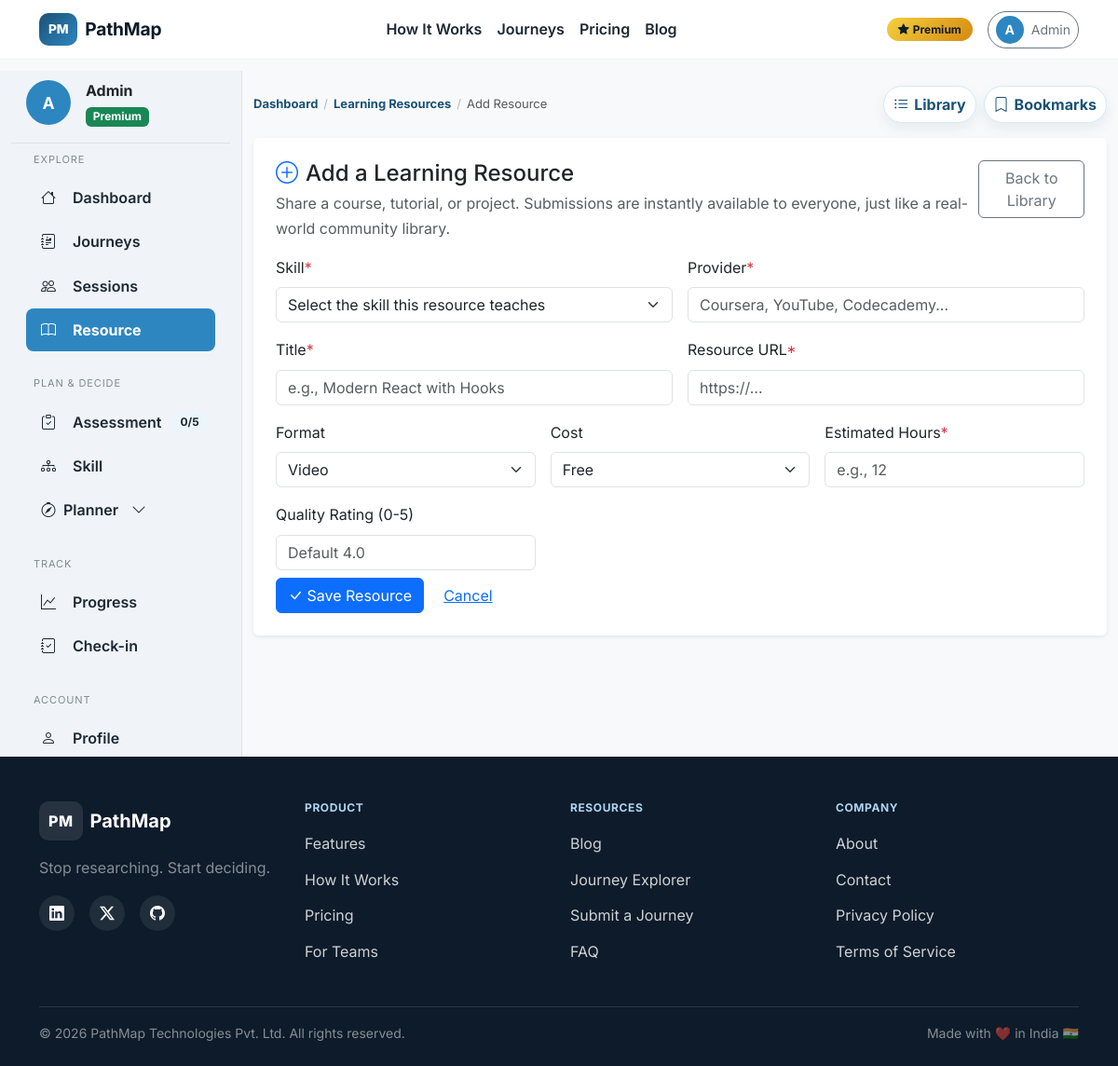
Page /resources/create (signed in) on the committed database.
### app/models/user.py (models this page shows, shortened)
class User(db.Model, UserMixin):
    __tablename__ = 'users'
    id = db.Column(db.Integer, primary_key=True)
    email = db.Column(db.String(255), unique=True, nullable=False, index=True)
    password_hash = db.Column(db.String(255), nullable=False)
    first_name = db.Column(db.String(100), nullable=True)
    created_at = db.Column(db.DateTime, default=datetime.utcnow, nullable=False)
    last_login = db.Column(db.DateTime, nullable=True)
    last_active = db.Column(db.DateTime, nullable=True)
    total_logins = db.Column(db.Integer, default=0, nullable=False)
    is_verified = db.Column(db.Boolean, default=False, nullable=False)
    is_premium = db.Column(db.Boolean, default=False, nullable=False)
    subscription_tier = db.Column(db.String(50), default='free', nullable=False)
    subscription_expires = db.Column(db.DateTime, nullable=True)
    razorpay_customer_id = db.Column(db.String(100), nullable=True)
    razorpay_subscription_id = db.Column(db.String(100), nullable=True)
    subscription_cancel_requested = db.Column(db.Boolean, default=False, nullable=False)
    onboarding_complete = db.Column(db.Boolean, default=False, nullable=False)
    current_role_id = db.Column(db.Integer, nullable=True)
    years_experience = db.Column(db.Integer, nullable=True)
    pivot_motivation = db.Column(db.String(300), nullable=True)
    profile_photo_url = db.Column(db.String(500), nullable=True)
    notification_preferences = db.Column(db.JSON, default=dict)
    is_admin = db.Column(db.Boolean, default=False, nullable=False)
    is_journey_provider = db.Column(db.Boolean, default=False, nullable=False)
    is_active = db.Column(db.Boolean, default=True, nullable=False)
    gdpr_deletion_requested = db.Column(db.Boolean, default=False, nullable=False)
    gdpr_deletion_requested_at = db.Column(db.DateTime, nullable=True)
    @property
    def display_name(self):
        if self.first_name:
            return self.first_name
        return self.email.split('@')[0].capitalize()

### app/routes/resources.py (the view, shortened to what this page needs)
@resources_bp.route('/create', methods=['GET', 'POST'], endpoint='create_resource')
@login_required
def create_resource():
    skills = Skill.query.filter_by(is_active=True).order_by(Skill.name.asc()).all()
    format_types = ['video', 'text', 'project', 'course', 'bootcamp']
    cost_tiers = ['free', 'low_cost', 'premium']
    return render_template(
        'resources/create.html',
        skills=skills,
        format_types=format_types,
        cost_tiers=cost_tiers,
        errors=[],
        form_data={}
    )

### app/templates/resources/create.html (shortened to what this page needs)
{% extends 'dashboard_base.html' %}
{% block breadcrumb %}
<nav class="breadcrumb-nav" aria-label="Breadcrumb">
  <a class="breadcrumb-link" href="{{ url_for('dashboard.main_dashboard') }}">Dashboard</a>
  <span class="breadcrumb-sep">/</span>
  <a class="breadcrumb-link" href="{{ url_for('resources.library') }}">Learning Resources</a>
  <span class="breadcrumb-sep">/</span>
  <span class="text-muted">Add Resource</span>
</nav>
{% endblock %}
{% block breadcrumb_actions %}
<div class="breadcrumb-actions">
  <a class="cta-chip" href="{{ url_for('resources.library') }}"><i class="bi bi-list-ul"></i> Library</a>
  <a class="cta-chip" href="{{ url_for('resources.my_bookmarks') }}"><i class="bi bi-bookmark"></i> Bookmarks</a>
</div>
{% endblock %}
{% block dashboard_content %}
<div class="card border-0 shadow-sm p-4">
  <div class="d-flex align-items-start justify-content-between mb-3">
    <div>
      <h1 class="h4 mb-1"><i class="bi bi-plus-circle me-2 text-primary"></i>Add a Learning Resource</h1>
      <p class="text-muted mb-0">Share a course, tutorial, or project. Submissions are instantly available to everyone, just like a real-world community library.</p>
    </div>
    <div class="d-flex gap-2">
      <a class="btn btn-outline-secondary" href="{{ url_for('resources.library') }}">Back to Library</a>
    </div>
  </div>
  <form method="post" class="row g-3">
    <div class="col-md-6">
      <label class="form-label">Skill<span class="text-danger">*</span></label>
      <select class="form-select" name="skill_id" required>
        <option value="">Select the skill this resource teaches</option>
      </select>
    </div>
    <div class="col-md-6">
      <label class="form-label">Provider<span class="text-danger">*</span></label>
      <input type="text" name="provider" class="form-control" placeholder="Coursera, YouTube, Codecademy..." value="{{ form_data.get('provider', '') }}" required>
    </div>
    <div class="col-md-6">
      <label class="form-label">Title<span class="text-danger">*</span></label>
      <input type="text" name="title" class="form-control" placeholder="e.g., Modern React with Hooks" value="{{ form_data.get('title', '') }}" required>
    </div>
    <div class="col-md-6">
      <label class="form-label">Resource URL<span class="text-danger">*</span></label>
      <input type="url" name="url" class="form-control" placeholder="https://..." value="{{ form_data.get('url', '') }}" required>
    </div>
    <div class="col-md-4">
      <label class="form-label">Format</label>
      <select class="form-select" name="format_type">
        {% for fmt in format_types %}
        <option value="{{ fmt }}" {% if form_data.get('format_type') == fmt %}selected{% endif %}>{{ fmt|capitalize }}</option>
        {% endfor %}
      </select>
    </div>
    <div class="col-md-4">
      <label class="form-label">Cost</label>
      <select class="form-select" name="cost_tier">
        {% for cost in cost_tiers %}
        <option value="{{ cost }}" {% if form_data.get('cost_tier') == cost %}selected{% endif %}>{{ cost.replace('_', ' ')|capitalize }}</option>
        {% endfor %}
      </select>
    </div>
    <div class="col-md-4">
      <label class="form-label">Estimated Hours<span class="text-danger">*</span></label>
      <input type="number" step="0.5" min="0.5" name="estimated_hours" class="form-control" placeholder="e.g., 12" value="{{ form_data.get('estimated_hours', '') }}" required>
    </div>
    <div class="col-md-4">
      <label class="form-label">Quality Rating (0-5)</label>
      <input type="number" step="0.1" min="0" max="5" name="quality_rating" class="form-control" placeholder="Default 4.0" value="{{ form_data.get('quality_rating', '') }}">
    </div>
    <div class="col-12 d-flex gap-2 mt-2">
      <button type="submit" class="btn btn-primary"><i class="bi bi-check-lg"></i> Save Resource</button>
      <a class="btn btn-link" href="{{ url_for('resources.library') }}">Cancel</a>
    </div>
  </form>
</div>
{% endblock %}

### app/templates/dashboard_base.html (shortened to what this page needs)
{% extends 'base.html' %}
{% macro sidebar_content(assessment_progress, streak_count) %}
  {% set completed = 0 %}
  {% if assessment_progress %}
    {% set completed = assessment_progress.get('completed_count', assessment_progress.get('completed', assessment_progress.get('count', 0))) %}
  {% elif current_assessment_progress is defined %}
    {% set completed = current_assessment_progress %}
  {% endif %}
  {% set assessment_badge = '✓' if completed == 5 else completed|string ~ '/5' %}
  {% set endpoint = request.endpoint or '' %}
  {% set planner_active = endpoint.startswith('planner.') %}
  {% set progress_active = endpoint.startswith('progress.') %}
  {% set assessment_active = endpoint.startswith('assessment.') %}
  {% set analysis_active = endpoint.startswith('analysis.') %}
  {% set sessions_active = endpoint.startswith('sessions.') %}
  {% set journeys_active = endpoint.startswith('journeys.') %}
  {% set resources_active = endpoint.startswith('resources.') %}
  {% set profile_active = endpoint.startswith('profile.') %}
  {% set dashboard_active = endpoint == 'dashboard.main_dashboard' %}
  {% set streak_val = current_streak if current_streak is defined else streak_count %}
  <div class="d-flex align-items-center gap-3 px-3 pt-2 pb-3 sidebar-user-block">
    <div class="avatar-circle" style="width:48px;height:48px;font-size:1.1rem;">
      {{ (current_user.first_name or current_user.display_name)[0]|upper }}
    </div>
    <div>
      <div class="fw-bold text-dark">{{ current_user.first_name or current_user.display_name }}</div>
      <span class="badge {{ 'bg-success' if current_user.is_premium else 'bg-secondary' }}">{{ 'Premium' if current_user.is_premium else 'Free' }}</span>
    </div>
  </div>
  <div class="px-2">
    <div class="nav-section-label">Explore</div>
    <a class="nav-link sidebar-link {{ 'active' if dashboard_active else '' }}" href="{{ url_for('dashboard.main_dashboard') }}">
      <i class="bi bi-house me-2"></i> Dashboard
    </a>
    <a class="nav-link sidebar-link {{ 'active' if journeys_active else '' }}" href="{{ url_for('journeys.explorer') }}">
      <i class="bi bi-journal-richtext me-2"></i> Journeys
    </a>
    <a class="nav-link sidebar-link {{ 'active' if sessions_active else '' }}" href="{{ url_for('sessions.marketplace') }}">
      <i class="bi bi-people me-2"></i> Sessions
    </a>
    <a class="nav-link sidebar-link {{ 'active' if resources_active else '' }}" href="{{ url_for('resources.library') }}">
      <i class="bi bi-book me-2"></i> Resource
    </a>
  </div>
  <div class="px-2 mt-3">
    <div class="nav-section-label">Plan & Decide</div>
    <a class="nav-link sidebar-link {{ 'active' if assessment_active else '' }}" href="{{ url_for('assessment.assessment_hub') }}">
      <i class="bi bi-clipboard-check me-2"></i>
      Assessment
      <span class="sidebar-badge ms-auto">{{ assessment_badge }}</span>
    </a>
    <a class="nav-link sidebar-link {{ 'active' if analysis_active else '' }}" href="{{ url_for('analysis.analysis_hub') }}">
      <i class="bi bi-diagram-3 me-2"></i> Skill
    </a>
    <button class="nav-link sidebar-link nav-link-parent {{ 'active' if planner_active else '' }}" type="button" data-submenu-toggle="submenu-planner" aria-expanded="{{ 'true' if planner_active else 'false' }}" aria-controls="submenu-planner">
      <span class="d-flex align-items-center gap-2">
        <i class="bi bi-compass"></i> Planner
      </span>
      <i class="bi bi-chevron-down ms-1 submenu-caret"></i>
    </button>
  </div>
  <div class="px-2 mt-3">
    <div class="nav-section-label">Track</div>
    <a class="nav-link sidebar-link {{ 'active' if progress_active else '' }}" href="{{ url_for('progress.progress_dashboard') }}">
      <i class="bi bi-graph-up me-2"></i> Progress
    </a>
    <a class="nav-link sidebar-link {{ 'active' if endpoint == 'progress.checkin_form' else '' }}" href="{{ url_for('progress.checkin_form') }}">
      <i class="bi bi-journal-check me-2"></i> Check-in
    </a>
  </div>
  <div class="px-2 mt-3">
    <div class="nav-section-label">Account</div>
    <a class="nav-link sidebar-link {{ 'active' if profile_active and endpoint == 'profile.profile_page' else '' }}" href="{{ url_for('profile.profile_page') }}">
      <i class="bi bi-person me-2"></i> Profile
    </a>
  </div>
{% endmacro %}
{% block content %}
<div class="container-fluid">
  <div class="row dashboard-layout">
    <div class="col-lg-3 col-xl-2 d-none d-lg-flex flex-column sidebar-nav">
      {{ sidebar_content(assessment_progress if assessment_progress is defined else {}, streak_count if streak_count is defined else 0) }}
    </div>
    <div class="col-lg-9 col-xl-10 dashboard-main">
      <div class="d-flex align-items-center justify-content-between py-3 px-3 px-lg-0 breadcrumb-sticky" data-breadcrumb-bar>
        <div class="d-flex align-items-center gap-2 flex-wrap">
          <div class="breadcrumb-bar">
            {% block breadcrumb %}{% endblock %}
          </div>
        </div>
        {% block breadcrumb_actions %}{% endblock %}
      </div>
      <div class="px-3 px-lg-0 pb-5">
        {% block dashboard_content %}{% endblock %}
      </div>
    </div>
  </div>
</div>
{% endblock %}

### app/templates/components/navbar.html (shortened to what this page needs)
<nav class="navbar navbar-expand-lg navbar-light navbar-pathmap fixed-top">
  <div class="container-xl">
    <a class="navbar-brand d-flex align-items-center fw-bold" href="{{ url_for('main.index') }}">
      <span class="logo-mark me-2">PM</span>
      <span class="logo-text">PathMap</span>
    </a>
    <div class="collapse navbar-collapse" id="navbarMain">
      <ul class="navbar-nav mx-auto mb-2 mb-lg-0">
        <li class="nav-item">
          <a class="nav-link {% if request.endpoint == 'main.how_it_works' %}active{% endif %}" href="{{ url_for('main.how_it_works') }}">How It Works</a>
        </li>
        <li class="nav-item">
          <a class="nav-link {% if request.endpoint and request.endpoint.startswith('journeys.') %}active{% endif %}" href="{{ url_for('journeys.explorer') }}">Journeys</a>
        </li>
        <li class="nav-item">
          <a class="nav-link {% if request.endpoint == 'main.pricing' %}active{% endif %}" href="{{ url_for('main.pricing') }}">Pricing</a>
        </li>
        <li class="nav-item">
          <a class="nav-link {% if request.endpoint and 'blog' in request.endpoint %}active{% endif %}" href="{{ url_for('main.blog_index') }}">Blog</a>
        </li>
      </ul>
      <div class="d-flex align-items-center gap-3">
        {% if current_user.is_authenticated %}
          {% if current_user.is_premium %}
            <span class="badge premium-pill"><i class="bi bi-star-fill me-1"></i>Premium</span>
          {% endif %}
          <div class="dropdown">
            <button class="btn btn-outline-secondary btn-sm rounded-pill d-flex align-items-center gap-2" type="button" data-bs-toggle="dropdown" aria-expanded="false">
              <span class="avatar-circle">{{ current_user.display_name[0].upper() }}</span>
              {{ current_user.display_name }}
            </button>
          </div>
        {% else %}
          <a class="nav-link login-link" href="{{ url_for('auth.login') }}">Log In</a>
          <a class="btn btn-pathmap-primary px-4" href="{{ url_for('auth.signup') }}">Get Started Free</a>
        {% endif %}
      </div>
    </div>
  </div>
</nav>
<div class="navbar-offset"></div>

### rows in the picture
User: first_name "A", display_name "Admin", first_name "Admin", is_premium "Premium"

### other values in the picture
{{ assessment_badge }} "0/5"
form field format_type "Video"
form field cost_tier "Free"
